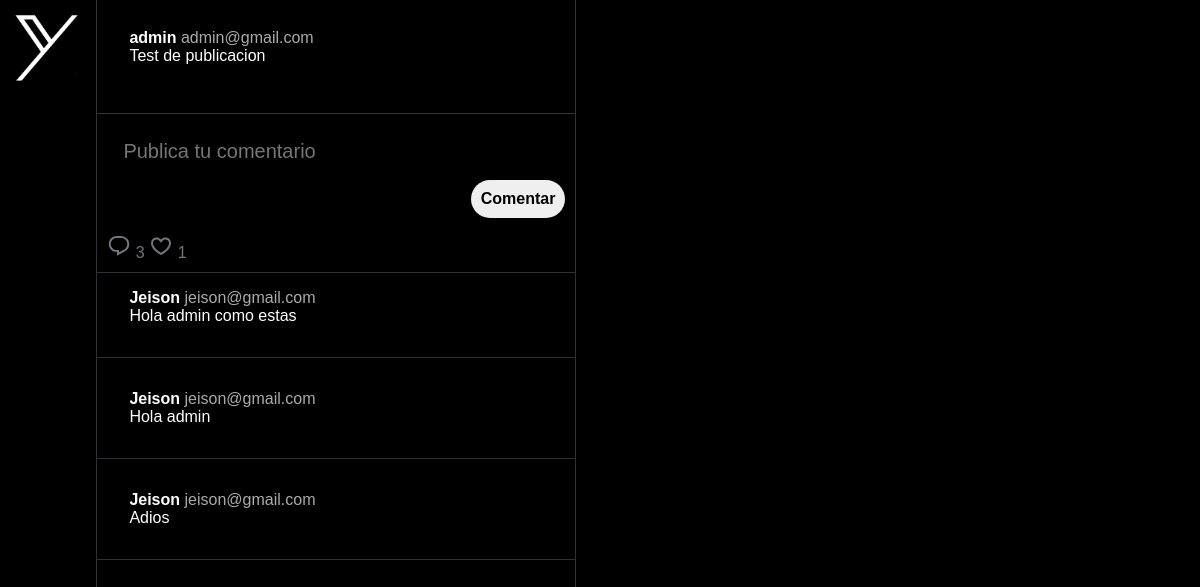
/red-social/post.php?post=1 (signed in), run on the app's committed database.
### tables this page shows
CREATE TABLE `publicaciones` (
  `id` int(11) NOT NULL,
  `id_usuario` int(11) NOT NULL,
  `contenido` text NOT NULL,
  `fecha_creacion` timestamp NOT NULL DEFAULT current_timestamp() ON UPDATE current_timestamp(),
  `fecha_actualizacion` timestamp NOT NULL DEFAULT current_timestamp() ON UPDATE current_timestamp()
);

CREATE TABLE `usuarios` (
  `id` int(11) NOT NULL,
  `nombre_usuario` varchar(50) NOT NULL,
  `correo_electronico` varchar(50) NOT NULL,
  `password` varchar(100) NOT NULL,
  `rol` int(11) NOT NULL,
  `fecha_creacion` timestamp NOT NULL DEFAULT current_timestamp(),
  `fecha_actualizacion` timestamp NOT NULL DEFAULT current_timestamp() ON UPDATE current_timestamp()
);

CREATE TABLE `comentarios` (
  `id` int(11) NOT NULL,
  `id_publicacion` int(11) DEFAULT NULL,
  `id_usuario` int(11) DEFAULT NULL,
  `contenido` text DEFAULT NULL,
  `fecha_creacion` timestamp NOT NULL DEFAULT current_timestamp(),
  `fecha_actualizacion` timestamp NOT NULL DEFAULT current_timestamp() ON UPDATE current_timestamp(),
  `editado` tinyint(1) DEFAULT 0
);

### red-social/post.php (the view, shortened to what this page needs)
<?php
require "config.php";
$id = $_SESSION["id"];
if (isset($_GET["post"])) {
    $id_post = $_GET["post"];
} else $id_post = $_POST["post"];
$query_comments = "SELECT comentarios.id,	comentarios.id_publicacion,	comentarios.id_usuario,	comentarios.contenido,	comentarios.fecha_creacion,	comentarios.editado, usuarios.nombre_usuario,	usuarios.correo_electronico, usuarios.rol 	 from comentarios inner join usuarios on usuarios.id = comentarios.id_usuario where comentarios.id_publicacion = $id_post";
$query_post = "SELECT publicaciones.id, publicaciones.contenido, publicaciones.fecha_creacion, usuarios.nombre_usuario, usuarios.correo_electronico from publicaciones inner join usuarios on usuarios.id = publicaciones.id_usuario where publicaciones.id = $id_post";
$res_post = $conn->query($query_post);
$res_comments = $conn->query($query_comments);
if ($res_post->num_rows > 0) {
    $post = $res_post->fetch_assoc();
    $post_contenido = $post["contenido"];
    $post_nombre_usuario = $post["nombre_usuario"];
    $post_correo_electronico = $post["correo_electronico"];
    $res_user_like = $conn->query("SELECT * from likes where id_publicacion = $id_post and id_usuario = $id");
    $is_liked = $res_user_like->num_rows > 0 ? "liked" : "";
    $res_likes = $conn->query("SELECT * from likes where id_publicacion = $id_post");
    $likes_n = $res_likes->num_rows;
}
?>
<!DOCTYPE html>
<html lang="en">
<head>
    <link rel="stylesheet" href="styles/style.css">
</head>
<body>
    <main class="container">
        <div class="left-side">
            <div class="logo">
                <img src="assets/logo.png" alt="">
            </div>
        </div>
        <div class="scroll">
            <div class="comment_container">
                <div class="comment_user_post">
                    <div class="user_comment_data">
                        <span class="username">
                            <?php echo $post_nombre_usuario ?>
                        </span>
                        <span class="email">
                            <?php echo $post_correo_electronico ?>
                        </span>
                    </div>
                    <div class="contenido">
                        <?php echo $post_contenido ?>
                    </div>
                </div>
                <div class="comment_form">
                    <form action="post.php" method="post">
                        <input type="text" required class="post_inp" placeholder="Publica tu comentario" name="comment" id="">
                        <input type="submit" class="post-btn" value="Comentar">
                    </form>
                    <div class="actions">
                                    <button class="comment" data-post="<?php echo $id_post ?>">
                                    <?php
                                    echo $res_comments->num_rows;
                                    ?>
                                    </button>
                                    <button class="like <?php echo $is_liked ?>" data-post="<?php echo $id_post ?>">
                                        <?php
                                    echo "<span class='current-n'>$likes_n</span>";
                                    ?>
                                    </button>
                                </div>
                </div>
                <div class="comments">
                    <?php
                    if ($res_comments->num_rows > 0) {
                        foreach ($res_comments as $comment) {
                            $comment_contenido = $comment["contenido"];
                            $comment_nombre_usuario = $comment["nombre_usuario"];
                            $comment_correo_electronico = $comment["correo_electronico"];
                    ?>
                            <div class="comment_box">
                                <div class="comment_user">
                                    <div class="user_comment_data">
                                        <span class="username">
                                            <?php echo $comment_nombre_usuario ?>
                                        </span>
                                        <span class="email">
                                            <?php echo $comment_correo_electronico ?>
                                        </span>
                                    </div>
                                    <div class="contenido"><?php echo $comment_contenido ?></div>
                                </div>
                            </div>
                    <?php
                        }
                    }
                    ?>
                </div>
            </div>
        </div>
    </main>
</body>
</html>

### red-social/styles/style.css (style rules this page uses)
* { margin: 0; padding: 0; box-sizing: border-box; }
.logo img { height: 6em; }
.heart_icon, .comment_icon { height: 1.5rem; }
.comment_box { margin-bottom: 1rem; }
body { background-color: #000; font-family: Arial, Helvetica, sans-serif; color: #fff; }
.container { display: flex; justify-content: center; align-items: center; height: 100dvh; }
.scroll { flex-grow: 1; overflow-y: auto; max-height: 100dvh; }
.post-column, .comment_container { display: flex; max-width: 30rem; flex-direction: column; border-inline: 1px solid #2f3336; min-height: 100dvh; overflow-y: auto; }
.left-side { display: flex; flex-direction: column; justify-content: space-between; overflow-y: auto; min-width: 6rem; height: 100dvh; }
main.container { display: flex; width: 100%; max-height: 100dvh; justify-content: start; }
.post_inp { background-color: #000; width: 100%; height: 56px; color: #fff; outline: none; font-size: 20px; padding-inline: 1rem; border: 0; }
.post-btn { align-self: end; width: fit-content; font-weight: bold; font-size: 16px; padding: 10px 10px; border-radius: 20px; border: 0; }
.post_container, .comment_box { position: relative; margin-bottom: 1rem; padding: 1rem 2rem; border-bottom: 1px solid #2f3336; }
.username { font-weight: bold; }
.email { color: #aaa; }
.contenido { margin-bottom: 1rem; }
.comment_user_post { padding-inline: 2rem; padding-top: 1.8rem; color: #fff; }

### data on the page
publicaciones: id_usuario.nombre_usuario "admin", id_usuario.correo_electronico "admin@gmail.com", contenido "Test de publicacion"
comentarios: id_usuario.nombre_usuario "Jeison", id_usuario.correo_electronico "jeison@gmail.com", contenido "Hola admin como estas"
comentarios: id_usuario.nombre_usuario "Jeison", id_usuario.correo_electronico "jeison@gmail.com", contenido "Hola admin"
comentarios: id_usuario.nombre_usuario "Jeison", id_usuario.correo_electronico "jeison@gmail.com", contenido "Adios"

### other printed values
$res_comments->num_rows "3"
$likes_n "1"
